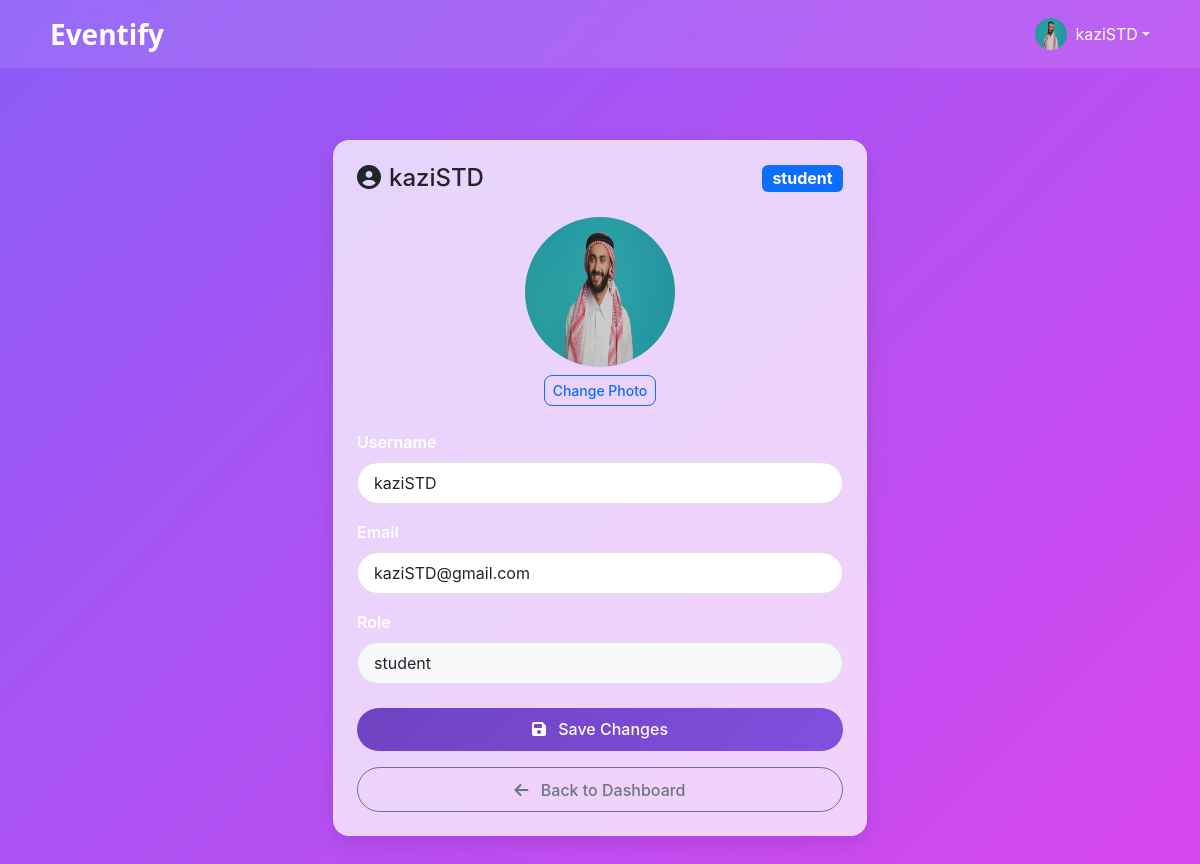
The app's page /student/profile (signed in) with its own data.
### models/user.py (models this page shows, shortened)
class User(UserMixin, db.Model):
    __tablename__ = 'users'
    id = db.Column(db.Integer, primary_key=True)
    username = db.Column(db.String(80), unique=True, nullable=False)
    email = db.Column(db.String(120), unique=True, nullable=False)
    password_hash = db.Column(db.String(128), nullable=False)
    role = db.Column(db.String(20), nullable=False, default='student')  # 'student' or 'admin'
    created_at = db.Column(db.DateTime, default=datetime.utcnow)
    profile_image = db.Column(db.String(255), default=None)
    registered_events = db.relationship('Event', secondary='event_registrations', back_populates='registered_users')
    created_events = db.relationship('Event', foreign_keys='Event.creator_id', back_populates='creator')
    def is_student(self):
        return self.role == 'student'

### views/student.py (the view, shortened to what this page needs)
@student_bp.route('/profile', methods=['GET', 'POST'])
@login_required
def profile():
    return render_template('student/profile.html', user=current_user)

### views/student.py (called while the page is built)
@student_bp.before_request
@login_required
def require_student():
    if not current_user.is_student():
        flash('Access denied. Students only.', 'error')
        return redirect(url_for('admin.dashboard'))

### templates/student/profile.html (shortened to what this page needs)
{% extends "base.html" %}
{% block content %}
<div class="container py-5">
    <div class="row justify-content-center">
        <div class="col-md-7 col-lg-6">
            <div class="glass-card p-4">
                <div class="d-flex align-items-center justify-content-between mb-4">
                    <h4 class="mb-0 text-dark"><i class="fas fa-user-circle me-2"></i>{{ user.username }}</h4>
                    <span class="badge bg-primary fs-6">{{ user.role }}</span>
                </div>
                <div class="card-body">
                    <form method="POST" enctype="multipart/form-data">
                        <div class="text-center mb-4">
                            <img src="{{ url_for('static', filename=user.profile_image) if user.profile_image else url_for('static', filename='img/default_profile.png') }}"
                                 alt="Profile" class="rounded-circle" width="150" height="150">
                            <div class="mt-2">
                                <label for="profile_image" class="btn btn-sm btn-outline-primary">
                                    Change Photo
                                </label>
                            </div>
                        </div>
                    </div>
                    <div class="mb-3">
                        <label for="username" class="form-label">Username</label>
                        <input type="text" class="form-control px-3 py-2 rounded-pill"
                               id="username" name="username"
                               value="{{ user.username }}" required>
                    </div>
                    <div class="mb-3">
                        <label for="email" class="form-label">Email</label>
                        <input type="email" class="form-control px-3 py-2 rounded-pill"
                               id="email" name="email"
                               value="{{ user.email }}" required>
                    </div>
                    <div class="mb-3">
                        <label class="form-label">Role</label>
                        <input type="text" class="form-control px-3 py-2 rounded-pill bg-light"
                               value="{{ user.role }}" readonly>
                    </div>
                    <div class="d-grid gap-3 mt-4">
                        <button type="submit" class="btn btn-primary btn-rounded">
                            <i class="fas fa-save me-2"></i> Save Changes
                        </button>
                        <a href="{{ url_for('student.dashboard') }}" class="btn btn-outline-secondary btn-rounded">
                            <i class="fas fa-arrow-left me-2"></i> Back to Dashboard
                        </a>
                    </div>
            </div>
        </div>
    </div>
</div>
{% endblock %}

### templates/base.html (shortened to what this page needs)
<!DOCTYPE html>
<html lang="en" data-bs-theme="light">
<head>
    <link href="https://cdn.jsdelivr.net/npm/bootstrap@5.3.1/dist/css/bootstrap.min.css" rel="stylesheet">
    <link href="https://cdnjs.cloudflare.com/ajax/libs/font-awesome/6.4.2/css/all.min.css" rel="stylesheet">
    <link href="{{ url_for('static', filename='css/base.css') }}" rel="stylesheet">
</head>
<body class="modern-theme">
    <nav class="navbar navbar-expand-lg glass-nav">
        <div class="container">
            <a class="navbar-brand d-flex align-items-center" href="{{ url_for('index') }}">
                    <span class="brand-text">Eventify</span>
            </a>
            {% if current_user.is_authenticated %}
            <ul class="navbar-nav ms-auto">
                <li class="nav-item dropdown">
                    <a class="nav-link dropdown-toggle d-flex align-items-center" href="#" id="userDropdown" role="button" data-bs-toggle="dropdown" aria-expanded="false">
                        <div class="d-flex align-items-center">
                            <img src="{{ url_for('static', filename=current_user.profile_image) if current_user.profile_image else url_for('static', filename='img/default_profile.png') }}"
                                alt="Profile" class="rounded-circle me-2" width="32" height="32">
                            <span class="text-white">{{ current_user.username }}</span>
                        </div>
                    </a>
                </li>
            </ul>
            {% endif %}
        </div>
    </nav>
    <main class="container mt-4">
        <div class="content-wrapper">
            {% block content %}{% endblock %}
        </div>
    </main>
</body>
</html>

### static/css/base.css (style rules this page uses)
body { min-height: 100vh; background: linear-gradient(135deg, var(--gradient-start), var(--gradient-end)); color: #fff; font-family: 'Inter', system-ui, -apple-system, sans-serif; transition: background-color 0.3s ease, color 0.3s ease; }
.navbar { position: sticky; top: 0; z-index: 1000; backdrop-filter: blur(12px); transition: all 0.4s ease; background: var(--glass-bg); }
.navbar-brand { font-weight: 700; color: var(--primary-color); font-size: 1.5rem; }
.card, .glass-card { border: none; border-radius: 1rem; box-shadow: var(--glass-shadow); background: var(--glass-bg); backdrop-filter: blur(10px); -webkit-backdrop-filter: blur(10px); transition: transform 0.3s ease, box-shadow 0.3s ease; }
.btn { border-radius: 0.5rem; font-weight: 500; }
.btn-primary { background: var(--accent-gradient); border: none; padding: 0.5rem 1.5rem; transition: all 0.3s ease; }
.nav-link { color: rgba(255, 255, 255, 0.9) !important; transition: all 0.3s ease; }
:root { --gradient-start: #8B5CF6; --gradient-end: #D946EF; --glass-bg: rgba(255, 255, 255, 0.1); --glass-border: rgba(255, 255, 255, 0.18); --glass-shadow: 0 8px 32px 0 rgba(31, 38, 135, 0.37); --primary-color: #6f42c1; --primary-hover: #5a32a3; --secondary-color: #e9ecef; --text-primary: #212529; --text-secondary: #6c757d; --border-color: #dee2e6; --accent-gradient: linear-gradient(135deg, #6f42c1, #8250df); transition: color-scheme 0.3s ease; }
.navbar-brand { font-family: 'Poppins', 'Segoe UI', sans-serif; font-weight: 700; font-size: 1.75rem; color: #212529 !important; }
body, .card, .card-body, .card-title, .card-text, h1, h2, h3, h4, h5, h6, p, span, li, td, th, .event-info, .event-meta, .event-item, .event-item i, .event-item .fa, .event-item .fas { color: #fff !important; }

### templates/student/profile.html (style rules this page uses)
.glass-card { background: rgba(255, 255, 255, 0.75); backdrop-filter: blur(10px); border-radius: 1rem; box-shadow: 0 8px 20px rgba(0, 0, 0, 0.1); overflow: hidden; transition: transform 0.3s ease, box-shadow 0.3s ease; }
.form-control { font-size: 1rem; }
.form-label { font-weight: 600; }
.btn-rounded { border-radius: 50px; padding: 0.6rem 1.5rem; font-size: 1rem; }

### records on screen
User: profile_image (picture), username "kaziSTD", role "student", email "kaziSTD@gmail.com"
